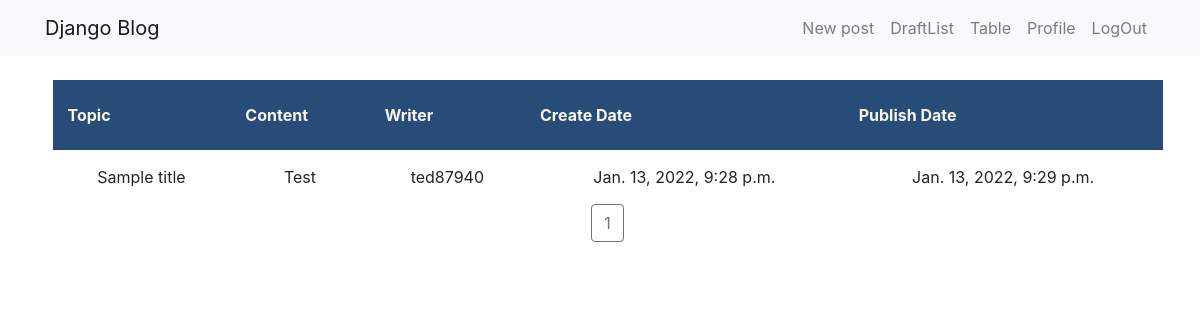
The app's page /board (signed in), older data.
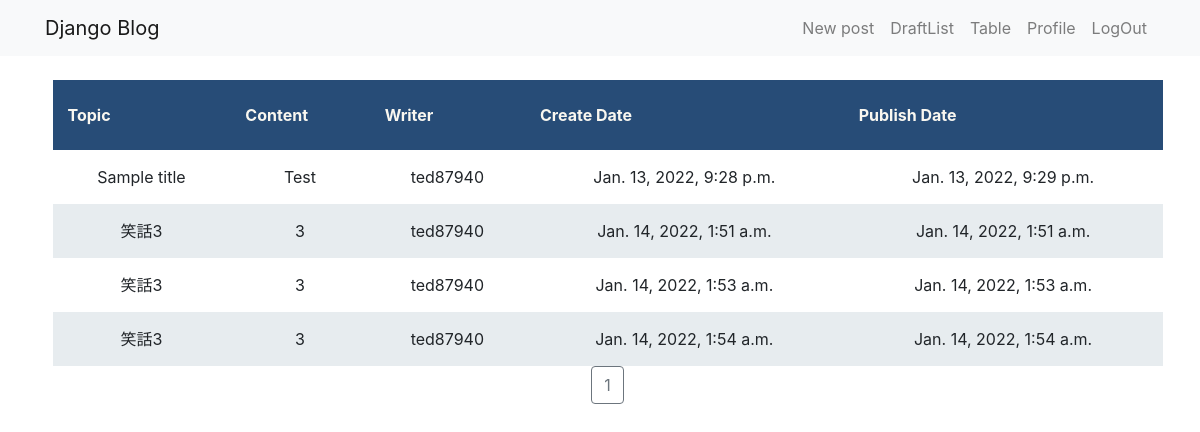
The same page, newer data.
### blog/models.py (models this page shows, shortened)
class Post(models.Model):
    author = models.ForeignKey(settings.AUTH_USER_MODEL, on_delete=models.CASCADE)
    title = models.CharField(max_length=200)
    text = models.TextField()
    created_date = models.DateTimeField(default=timezone.now)
    published_date = models.DateTimeField(blank=True, null=True)

### blog/views.py (the view)
# urls.py: path('board', views.post_board, name='post_board'),
@login_required
def post_board(request):
    posts = Post.objects.filter(published_date__lte=timezone.now()).order_by('published_date')
    paginator = Paginator(posts, 10) # Show 10 contacts per page.
    page_number = request.GET.get('page')
    page_obj = paginator.get_page(page_number)
    return render(request, 'blog/post_board.html', {'page_obj': page_obj})

### blog/templates/blog/post_board.html (shortened to what this page needs)
{% extends 'blog/base.html' %}
{% block content %}
<div class="tablemar" style="overflow-x: auto;">
<table>
    <thead>
    <tr>
        <th>Topic</th>
        <th>Content</th>
        <th>Writer</th>
        <th>Create Date</th>
        <th>Publish Date</th>
    </tr>
    </thead>
    <tbody>
    {% for post in page_obj %}
        <tr>
            <td>{{ post.title }}</td>
            <td>{{ post.text }}</td>
            <td>{{ post.author }}</td>
            <td>{{ post.created_date }}</td>
            <td>{{ post.published_date }}</td>
        </tr>
    {% endfor %}
</div>
<div class="text-center">
      {% for num in page_obj.paginator.page_range %}
        {% if page_obj.number == num %}
          <a class="btn btn-outline-secondary" href="?page={{ num }}">{{ num }}</a>
        {% elif num > page_obj.number|add:'-3' and num < page_obj.number|add:'3' %}
          <a class="btn btn-outline-secondary" href="?page={{ num }}">{{ num }}</a>
        {% endif %}
      {% endfor %}
    </div>
{% endblock %}

### blog/templates/blog/base.html (shortened to what this page needs)
{% load static %}
<!DOCTYPE html>
<html>
    <head>
        <link rel="stylesheet" href="https://cdn.jsdelivr.net/npm/bootstrap@5.1.3/dist/css/bootstrap.min.css">
        <link rel="stylesheet" href="{% static 'css/blog.css' %}">
        <link href="https://cdn.jsdelivr.net/npm/bootstrap@5.1.3/dist/css/bootstrap.min.css" rel="stylesheet">
        <link rel="stylesheet" href="https://cdn.jsdelivr.net/npm/bootstrap@4.6.1/dist/css/bootstrap.min.css">
    </head>
<body>
            <header class="page-header">
            <nav class="navbar navbar-expand-lg navbar-light bg-light fixed-top ">
                <div class="container">
                <a class="navbar-brand" href="{% url 'post_list' %}">Django Blog</a>
                <div class="collapse navbar-collapse" id="collapsibleNavbar">
                  <div class="navbar-nav ml-auto ">
                    {% if user.is_authenticated %}
                    <a class="nav-item nav-link" href="{% url 'post_new' %}">New post</a>
                    <a class="nav-item nav-link" href="{% url 'post_draft_list' %}">DraftList</a>
                    <a class="nav-item nav-link" href="{% url 'post_board' %}">Table</a>
                    <a class="nav-item nav-link" href="#">Profile</a>
                    <a class="nav-item nav-link" href="{% url 'logout' %}">LogOut</a>
                    {% else %}
                    <a class="nav-item nav-link" href="{% url 'login' %}">Login</a>
                    <a class="nav-item nav-link" href="{% url 'blog_register' %}">Register</a>
                    {% endif %}
                </div>
            </div>
            </div>
            </nav>
            </header>
        <main class="container">
            <div class="row">
                <div class="col">
                {% block content %}
                {% endblock %}
                </div>
            </div>
        </main>
    </body>
</html>

### blog/static/css/blog.css (style rules this page uses)
body { padding-left: 15px; }
.page-header { background-color:#f9f7f0; margin-top: 0; margin-bottom: 40px; }
.tablemar { margin-top: 20px; }
table { width: 100%; border-collapse: collapse; margin-top: 20px; }
th, td { border: 1px solid black; text-align: center; padding: 15px; }
th { height: 70px; background-color: #274c77; color: #f9f7f0; }
tr:nth-child(even) { background-color: #e7ecef; }

Row changes from the older to the newer data that the page shows:
added Post: title "笑話3", text "3", author "ted87940", created_date "Jan. 14, 2022, 1:51 a.m.", published_date "Jan. 14, 2022, 1:51 a.m."
added Post: title "笑話3", text "3", author "ted87940", created_date "Jan. 14, 2022, 1:53 a.m.", published_date "Jan. 14, 2022, 1:53 a.m."
added Post: title "笑話3", text "3", author "ted87940", created_date "Jan. 14, 2022, 1:54 a.m.", published_date "Jan. 14, 2022, 1:54 a.m."
